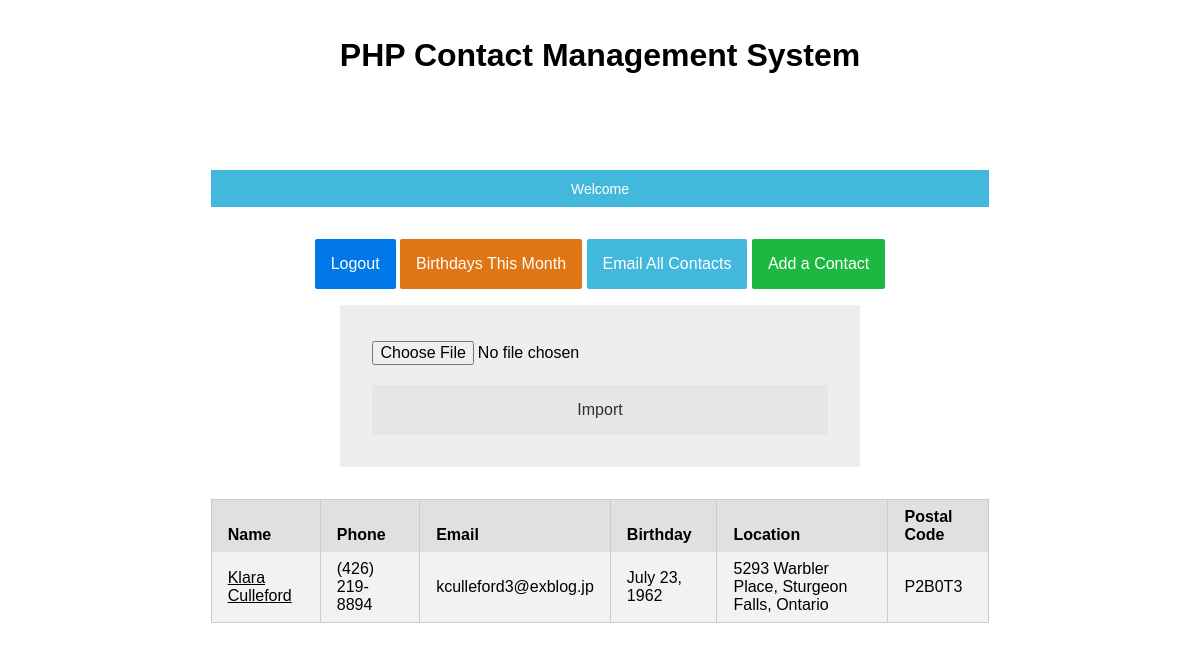
The app's page /index.php?contacts (signed in) with its own data.
### tables this page shows
CREATE TABLE IF NOT EXISTS `contacts` (
  `id` int(11) NOT NULL AUTO_INCREMENT,
  `fname` varchar(30) NOT NULL,
  `surname` varchar(30) NOT NULL,
  `phone` bigint(20) NOT NULL,
  `email` varchar(50) NOT NULL,
  `address` varchar(50) NOT NULL,
  `city` varchar(30) NOT NULL,
  `province` varchar(30) NOT NULL,
  `postal` varchar(6) NOT NULL,
  `birthday` date NOT NULL,
  `rep` int(11) NOT NULL,
  PRIMARY KEY (`id`),
  KEY `rep` (`rep`)
);

### models/view.php (called while the page is built, shortened)
<?php
class View_Model {
    private $render = false;
    public function __construct($template) {
        $file = SERVER_ROOT . '/views/' . strtolower($template) . '.php';
        if (file_exists($file)) {
            $this->render = $file;
        }
    }
    public function __destruct() {
        include($this->render);
    }
}
?>

### controllers/router.php (called while the page is built, shortened)
<?php
$request = filter_var($_SERVER['QUERY_STRING'], FILTER_SANITIZE_STRING);
$parsed = explode('&', $request);
$page = array_shift($parsed);
$gets = array();
$target = SERVER_ROOT . '/controllers/' . $page . '.php';
if (file_exists($target)) {
    $class = ucfirst($page) . '_Controller';
    if (class_exists($class)) {
        $controller = new $class;
    } else {
        die('class does not exist!');
    }
}
$controller->main($gets);
?>

### index.php (called while the page is built, shortened)
<?php
require_once(SERVER_ROOT . '/controllers/router.php');
?>

### models/contacts.php (called while the page is built, shortened)
<?php
class Contacts_Model {
    public function __construct() {
        $this->get_all_contacts();
    }
    private function get_all_contacts() {
        $pdo = new PDO(DB_CONN, DB_USER, DB_PASS);
        $sql = 'SELECT * FROM contacts';
        $stmt = $pdo->prepare($sql);
        $stmt->execute();
        $contacts = $stmt -> fetchAll();
    }
}
?>

### controllers/contacts.php (called while the page is built, shortened)
<?php
class Contacts_Controller {
    public function main(array $req_body) {
        $contacts_model = new Contacts_Model();
    }
}
?>

### views/contacts.php (the view, shortened to what this page needs)
<!DOCTYPE html>
<html lang='en'>
<head>
    <link rel='stylesheet' type='text/css' href='css/style.min.css'>
</head>
<body>
    <div class='pure-g justify-center'>
        <div class='pure-u-1 pure-u-sm-4-5 pure-u-md-3-4 pure-u-lg-2-3 pure-u-xl-1-2'>
            <h1 class='page-title text-center'><?php echo APP_TITLE; ?></h1>
            <div class='pure-u-1 d-block mx-auto'>
                <?php if (isset($this->data['this_reps_contacts'])): ?>
                    <div class='text-center d-block mx-auto pure-g'>
                        <div class='pure-u-1 field'>
                            <?php
                            $msg_class = isset($_SESSION['msg_class']) ? $_SESSION['msg_class'] : '';
                            $msg = isset($_SESSION['msg']) ? $_SESSION['msg'] : '';
                            if (!empty($msg) && !empty($msg_class)): ?>
                                <div class='field'>
                                    <span class='pure-form-message <?php echo $msg_class; ?>'>
                                        <?php echo $msg; ?>
                                    </span>
                                </div>
                            <?php
                            endif;
                            ?>
                            <a class='pure-button pure-button-primary'
                                href='<?php echo $_SERVER['PHP_SELF'] . '?login&logout=true'; ?>'>
                                Logout
                            </a>
                            <?php
                            $bday_button_href = isset($_GET['monthly']) ? '' : '&monthly=true';
                            $bday_button_value = isset($_GET['monthly']) ? 'See All Contacts' : 'Birthdays This Month';
                            ?>
                            <a class='pure-button button-warning'
                                href='<?php echo $_SERVER['PHP_SELF'] . '?contacts' . $bday_button_href; ?>'>
                                <?php echo $bday_button_value; ?>
                            </a>
                            <a class='pure-button button-secondary'
                                href='<?php echo $_SERVER['PHP_SELF'] . '?email&rep=' . $_SESSION['user_id']; ?>'>
                                Email All Contacts
                            </a>
                            <a class='pure-button button-success'
                                href='<?php echo $_SERVER['PHP_SELF'] . '?add&rep=' . $_SESSION['user_id']; ?>'>
                                Add a Contact
                            </a>
                        </div>
                        <div class='pure-u-1 pure-u-lg-2-3'>
                            <form class='pure-form pure-form-stacked' action='<?php echo $_SERVER['PHP_SELF']; ?>'>
                                <input type='file' name='sql_import' />
                                <input class='pure-button' type='button' value='Import' />
                            </form>
                        </div>
                    </div>
                    <div class='contacts-table'>
                        <table class='pure-table pure-table-striped mx-auto'>
                            <thead>
                                <tr>
                                    <th>Name</th>
                                    <th>Phone</th>
                                    <th>Email</th>
                                    <th>Birthday</th>
                                    <th>Location</th>
                                    <th>Postal Code</th>
                                </tr>
                            </thead>
                            <?php
                            foreach ($this->data['this_reps_contacts'] as $contact):
                                $address = $contact['address'] . ', ' .
                                    $contact['city'] . ', ' .
                                    $contact['province'];
                                $birthday = date('F j, Y', strtotime($contact['birthday']));
                                $name = $contact['fname'] . ' ' . $contact['surname'];
                                $phone = '(' . substr($contact['phone'], 0, 3) . ') ' .
                                    substr($contact['phone'], 3, 3) . '-' .
                                    substr($contact['phone'], 6, 4);
                                $query_string = $_SERVER['PHP_SELF'] . '?edit&contact_id=' .
                                    $contact['id'] . '&rep=' . $contact['rep'];
                            ?>
                                <tr>
                                    <td>
                                        <a href='<?php echo $query_string; ?>'>
                                            <?php echo $name; ?>
                                        </a>
                                    </td>
                                    <td><?php echo $phone; ?></td>
                                    <td><?php echo $contact['email']; ?></td>
                                    <td><?php echo $birthday; ?></td>
                                    <td><?php echo $address; ?></td>
                                    <td><?php echo $contact['postal']; ?></td>
                                </tr>
                            <?php endforeach; ?>
                        </table>
                    </div>
                <?php endif; ?>
            </div>
        </div>
    </div>
</body>
</html>

### records on screen
contacts: name "Klara Culleford", phone "(426) 219-8894", email "kculleford3@exblog.jp", birthday "July 23, 1962", address "5293 Warbler Place, Sturgeon Falls, Ontario", postal "P2B0T3"

### other values on screen
APP_TITLE "PHP Contact Management System"
$msg "Welcome"
$bday_button_value "Birthdays This Month"
